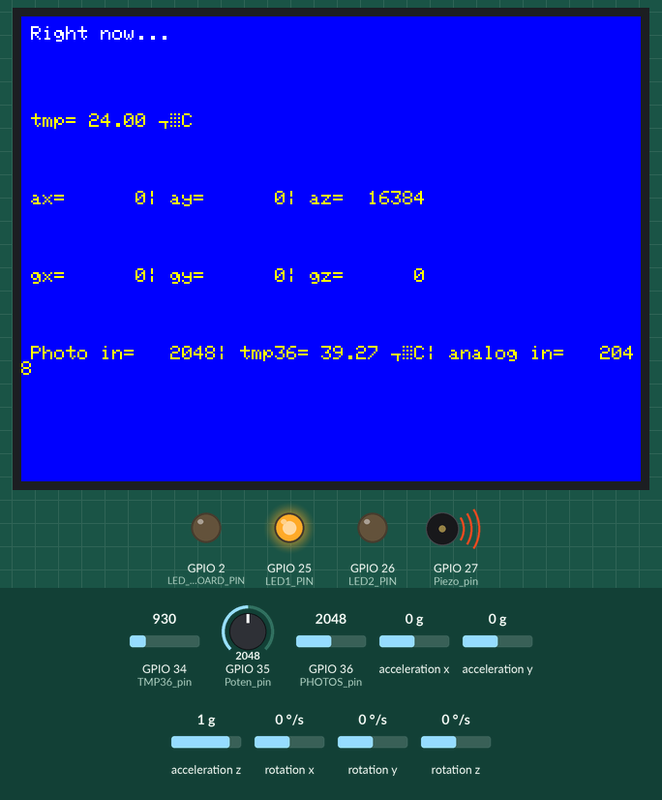
This program was run on a simulated ESP32. Parts: 320×240 colour display, output pins drawn as LEDs (lit = HIGH), buzzer (waves = sounding). Wiring (inferred from the names in the program): MPU-6050 motion sensor at I2C address 0x68. The inputs (shaded band) are chosen by the test bench; at power-on: GPIO 35 (Poten_pin) = 2048, acceleration x 0 g, acceleration y 0 g, acceleration z 1 g, GPIO 34 (TMP36_pin) = 930, GPIO 36 (PHOTOS_pin) = 2048, rotation x 0 °/s, rotation y 0 °/s, rotation z 0 °/s. Pins used as bus, display or sensor lines are not drawn; what the program prints to the serial monitor is not drawn.

Above: at 6.5 s.
6.6 s: GPIO 35 (Poten_pin) set to 122
14.3 s: acceleration x set to -1.4 g
At 17.1 s:
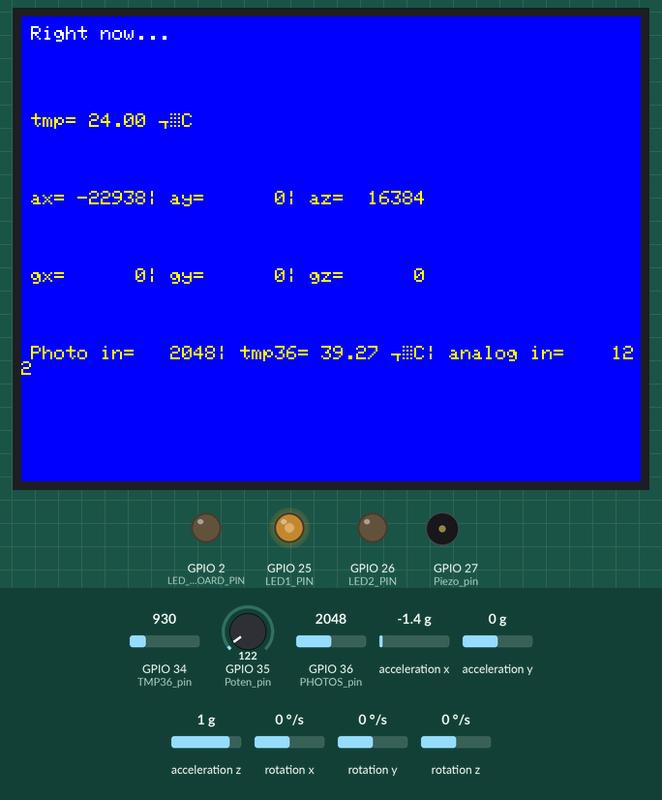
22.0 s: GPIO 35 (Poten_pin) set to 1228
At 27.3 s:
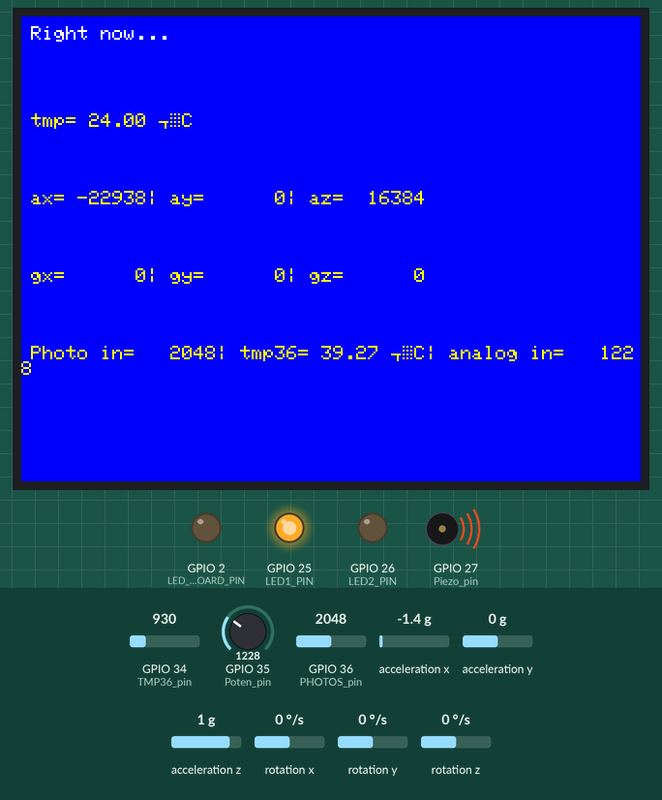
29.7 s: acceleration y set to -1.4 g
37.9 s: acceleration z set to -1.4 g
At 47.9 s:
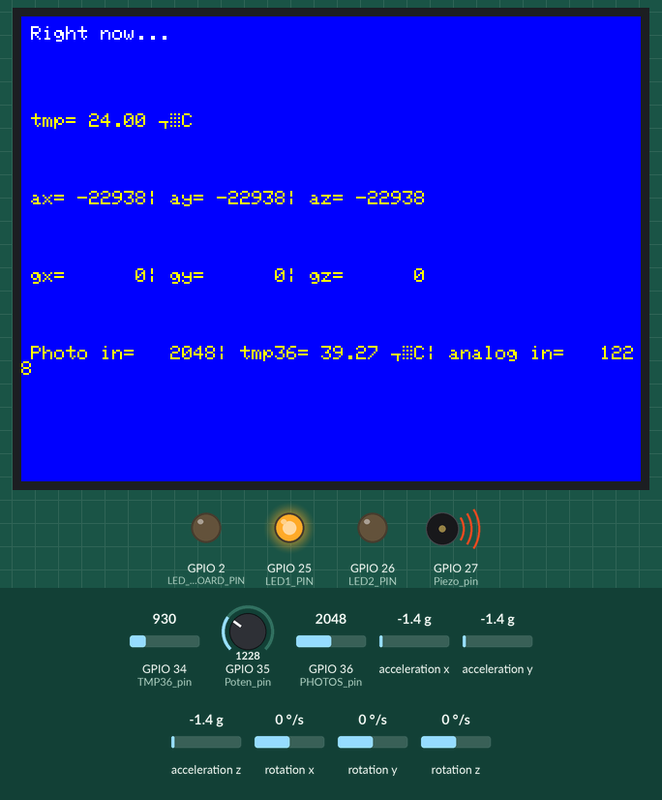
48.3 s: GPIO 34 (TMP36_pin) set to 1004
At 58.1 s:
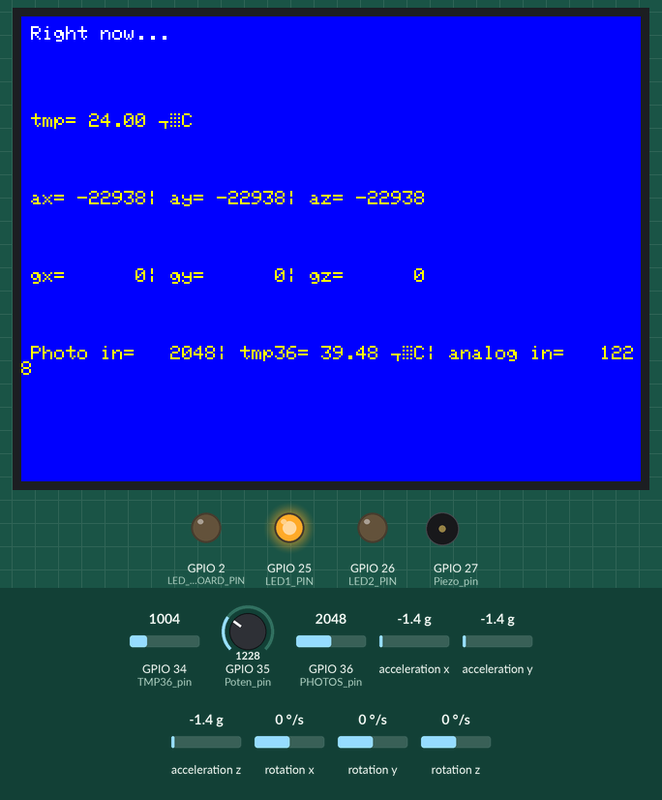
Timing chart, 0 to 59.7 s (numbered marks = the images above; inputs shaded):
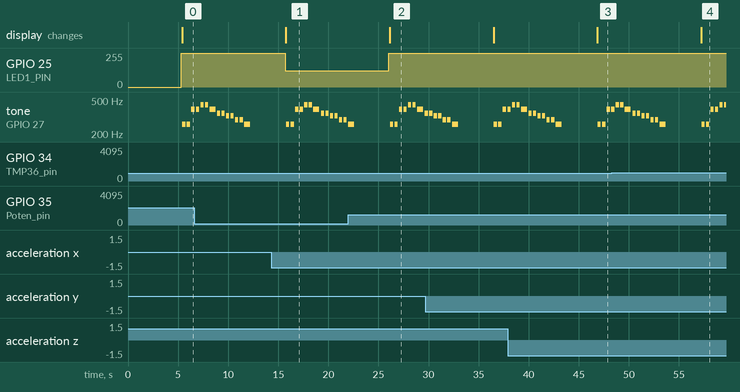

Measured:
- after the input at 14.3 s, the display: changes after 1.5 s (image 1)
- after the input at 22.0 s, GPIO 25 (LED1_PIN): 122/255 → 255/255 after 4.0 s; the display: changes after 4.1 s (image 2)
- after the input at 37.9 s, the display: changes after 9.0 s (image 3)
- after the input at 48.3 s, the display: changes after 8.9 s (image 4)
- by itself, tone on GPIO 27 (Piezo_pin): plays 439 Hz for 0.32 s, 439 Hz for 0.32 s, 391 Hz for 0.60 s, 348 Hz for 0.32 s, 348 Hz for 0.32 s, 328 Hz for 0.32 s … (16 notes in this stretch)

The program:

main.cpp
```cpp
// (c) Michael Schoeffler 2017, http://www.mschoeffler.de
#include <Arduino.h>
#include "Wire.h" // This library allows you to communicate with I2C devices.

#include "TFT_eSPI.h"     // ESP32 Hardware-specific library

#define PHOTOS_pin 36
//#define led1_pin 25
//#define led2_pin 26
#define Piezo_pin 27
#define TMP36_pin 34
#define Poten_pin 35
#define LED_ONBOARD_PIN   2
#define LED1_PIN   25
#define BTN1_PIN   16
#define LED2_PIN   26
#define BTN2_PIN   17


TFT_eSPI tft = TFT_eSPI();

uint16_t bg = TFT_BLUE;
uint16_t fg = TFT_WHITE ;

const int MPU_ADDR = 0x68; // I2C address of the MPU-6050. If AD0 pin is set to HIGH, the I2C address will be 0x69.

int16_t accelerometer_x, accelerometer_y, accelerometer_z; // variables for accelerometer raw data
int16_t gyro_x, gyro_y, gyro_z; // variables for gyro raw data
int16_t temperature; // variables for temperature data

char tmp_str[7]; // temporary variable used in convert function

char* convert_int16_to_str(int16_t i) { // converts int16 to string. Moreover, resulting strings will have the same length in the debug monitor.
  sprintf(tmp_str, "%6d", i);
  return tmp_str;
}

int value;
int vtmp36;
int valuep;
//come from arduino tutorial from here
int length = 15; // the number of notes
char notes[] = "ccggaagffeeddc "; // a space represents a rest
int beats[] = { 1, 1, 1, 1, 1, 1, 2, 1, 1, 1, 1, 1, 1, 2, 4 };
int tempo = 300;

void playTone(int tone, int duration) {
  for (long i = 0; i < duration * 1000L; i += tone * 2) {
    digitalWrite(Piezo_pin, HIGH);
    delayMicroseconds(tone);
    digitalWrite(Piezo_pin, LOW);
    delayMicroseconds(tone);
  }
}

void playNote(char note, int duration) {
  char names[] = { 'c', 'd', 'e', 'f', 'g', 'a', 'b', 'C' };
  int tones[] = { 1915, 1700, 1519, 1432, 1275, 1136, 1014, 956 };

  // play the tone corresponding to the note name
  for (int i = 0; i < 8; i++) {
    if (names[i] == note) {
      playTone(tones[i], duration);
    }
  }
}
//come from arduino tutorial end here
//https://m1cr0lab-esp32.github.io/remote-control-with-websocket/button-setup/
const uint8_t DEBOUNCE_DELAY = 10; // in milliseconds

// LED
struct Led {
    uint8_t pin;
    bool    on;

    void update() {
        digitalWrite(pin, on ? HIGH : LOW);
    }
};

// Button
struct Button {
    uint8_t  pin;
    bool     lastReading;
    uint32_t lastDebounceTime;
    uint16_t state;

    bool pressed()                { return state == 1; }
    bool released()               { return state == 0xffff; }
    bool held(uint16_t count = 0) { return state > 1 + count && state < 0xffff; }

    void read() {
        bool reading = digitalRead(pin);

        // if the logic level has changed since the last reading
        // reset lastDebounceTime to now
        if (reading != lastReading) {
            lastDebounceTime = millis();
        }

        // after out of the bouncing phase
        // the actual status of the button is determined
        if (millis() - lastDebounceTime > DEBOUNCE_DELAY) {
            // the pin is pulled up when not pressed
            bool pressed = reading == LOW;
            if (pressed) {
                     if (state  < 0xfffe) state++;
                else if (state == 0xfffe) state = 2;
            } else if (state) {
                state = state == 0xffff ? 0 : 0xffff;
            }
        }
        lastReading = reading;
    }
};

//https://m1cr0lab-esp32.github.io/remote-control-with-websocket/button-setup/
// Global Variables
Led    onboard_led = { LED_ONBOARD_PIN, false };
Led    led1        = { LED1_PIN, false };
Button button1      = { BTN1_PIN, HIGH, 0, 0 };
Led    led2        = { LED2_PIN, false };
Button button2      = { BTN2_PIN, HIGH, 0, 0 };

void setup() {
  Serial.begin(9600);
  Wire.begin();
  Wire.beginTransmission(MPU_ADDR); // Begins a transmission to the I2C slave (GY-521 board)
  Wire.write(0x6B); // PWR_MGMT_1 register
  Wire.write(0); // set to zero (wakes up the MPU-6050)
  Wire.endTransmission(true);

  tft.begin();

  tft.setRotation(3);
  tft.setTextColor(fg, bg);

  tft.fillScreen(bg);

  tft.setCursor(0, 0);
  tft.println("Hello!");
  tft.println("Starting GY-521...");
  delay(5000);
  tft.fillScreen(bg);
  pinMode(PHOTOS_pin,INPUT);
  pinMode(onboard_led.pin,  OUTPUT);
  pinMode(led1.pin,         OUTPUT);
  pinMode(button1.pin,      INPUT);
  pinMode(led2.pin,         OUTPUT);
  pinMode(button2.pin,      INPUT);

  pinMode(TMP36_pin,INPUT);
  pinMode(Poten_pin,INPUT);
  pinMode(Piezo_pin,OUTPUT);
}
void loop() {
  Wire.beginTransmission(MPU_ADDR);
  Wire.write(0x3B); // starting with register 0x3B (ACCEL_XOUT_H) [MPU-6000 and MPU-6050 Register Map and Descriptions Revision 4.2, p.40]
  Wire.endTransmission(false); // the parameter indicates that the Arduino will send a restart. As a result, the connection is kept active.
  Wire.requestFrom(MPU_ADDR, 7*2, true); // request a total of 7*2=14 registers

  // "Wire.read()<<8 | Wire.read();" means two registers are read and stored in the same variable
  accelerometer_x = Wire.read()<<8 | Wire.read(); // reading registers: 0x3B (ACCEL_XOUT_H) and 0x3C (ACCEL_XOUT_L)
  accelerometer_y = Wire.read()<<8 | Wire.read(); // reading registers: 0x3D (ACCEL_YOUT_H) and 0x3E (ACCEL_YOUT_L)
  accelerometer_z = Wire.read()<<8 | Wire.read(); // reading registers: 0x3F (ACCEL_ZOUT_H) and 0x40 (ACCEL_ZOUT_L)
  temperature = Wire.read()<<8 | Wire.read(); // reading registers: 0x41 (TEMP_OUT_H) and 0x42 (TEMP_OUT_L)
  gyro_x = Wire.read()<<8 | Wire.read(); // reading registers: 0x43 (GYRO_XOUT_H) and 0x44 (GYRO_XOUT_L)
  gyro_y = Wire.read()<<8 | Wire.read(); // reading registers: 0x45 (GYRO_YOUT_H) and 0x46 (GYRO_YOUT_L)
  gyro_z = Wire.read()<<8 | Wire.read(); // reading registers: 0x47 (GYRO_ZOUT_H) and 0x48 (GYRO_ZOUT_L)

  value=analogRead(PHOTOS_pin);
  vtmp36=analogRead(TMP36_pin);
  valuep=analogRead(Poten_pin);
  dacWrite(led1.pin,valuep);
  // button1.read();
  // if (button1.pressed()) {
  //     led1.on = !led1.on;
  // }
  // button2.read();
  // if (button2.held())     led2.on = true;
  // else if (button2.released()) led2.on = false;
  // led1.update();
  // led2.update();
  // onboard_led.on = millis() % 1000 < 500;
  // onboard_led.update();
  // print out data
  Serial.print("aX = "); Serial.print(convert_int16_to_str(accelerometer_x));
  Serial.print(" | aY = "); Serial.print(convert_int16_to_str(accelerometer_y));
  Serial.print(" | aZ = "); Serial.print(convert_int16_to_str(accelerometer_z));
  // the following equation was taken from the documentation [MPU-6000/MPU-6050 Register Map and Description, p.30]
  Serial.print(" | tmp = "); Serial.print(temperature/340.00+36.53);
  Serial.print(" | gX = "); Serial.print(convert_int16_to_str(gyro_x));
  Serial.print(" | gY = "); Serial.print(convert_int16_to_str(gyro_y));
  Serial.print(" | gZ = "); Serial.print(convert_int16_to_str(gyro_z));
  Serial.println();

  tft.setCursor(50, 50);

  tft.println(millis());

  tft.setCursor(5, 5);
  tft.setTextColor(fg, bg);
  tft.println("Right now...");

  tft.setTextColor(TFT_YELLOW, bg);
  tft.fillRect(5, 50, 200, 30, bg);
  tft.setCursor(5, 50);
  tft.print("tmp= ");
  tft.print(temperature/340.00+36.53);
  tft.println(" °C");

  tft.fillRect(5, 90, 200, 30, bg);
  tft.setCursor(5, 90);
  tft.print("ax= ");
  tft.print(convert_int16_to_str(accelerometer_x));
  tft.print("| ay= ");
  tft.print(convert_int16_to_str(accelerometer_y));
  tft.print("| az= ");
  tft.print(convert_int16_to_str(accelerometer_z));
  tft.println();

  tft.fillRect(5, 130, 200, 30, bg);
  tft.setCursor(5, 130);
  tft.print("gx= ");
  tft.print(convert_int16_to_str(gyro_x));
  tft.print("| gy= ");
  tft.print(convert_int16_to_str(gyro_y));
  tft.print("| gz= ");
  tft.print(convert_int16_to_str(gyro_z));
  tft.println();

  tft.fillRect(5, 170, 200, 30, bg);
  tft.setCursor(5, 170);
  tft.print("Photo in= ");
  tft.print(convert_int16_to_str(value));
  tft.print("| tmp36= ");
  tft.print(vtmp36/340.00+36.53);
  tft.print(" °C");
  tft.print("| analog in= ");
  tft.print(convert_int16_to_str(valuep));
  tft.println();

  for (int i = 0; i < length; i++)
  {
    if (notes[i] == ' ') {
      delay(beats[i] * tempo); // rest
    } else {
      playNote(notes[i], beats[i] * tempo);
    }
    // pause between notes
    delay(tempo / 2);
  }

  delay(2000);
}
```
